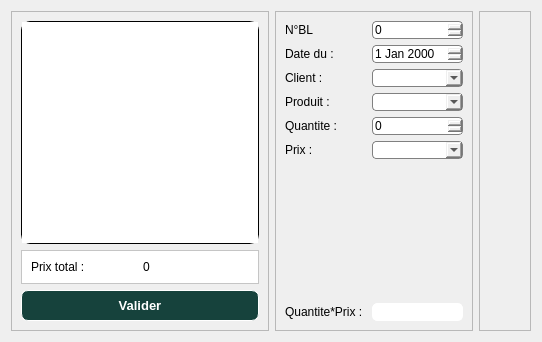
<?xml version="1.0" encoding="UTF-8"?>
<ui version="4.0">
 <class>BonDeLivraison</class>
 <widget class="QWidget" name="BonDeLivraison">
  <property name="geometry">
   <rect>
    <x>0</x>
    <y>0</y>
    <width>542</width>
    <height>342</height>
   </rect>
  </property>
  <property name="windowTitle">
   <string>Bon de livraison</string>
  </property>
  <property name="windowIcon">
   <iconset resource="ressource.qrc">
    <normaloff>:/db_test/Nouveau dossier/shopping-en-ligne.png</normaloff>:/db_test/Nouveau dossier/shopping-en-ligne.png</iconset>
  </property>
  <layout class="QHBoxLayout" name="horizontalLayout_2">
   <item>
    <widget class="QFrame" name="frame_2">
     <property name="frameShape">
      <enum>QFrame::Shape::StyledPanel</enum>
     </property>
     <property name="frameShadow">
      <enum>QFrame::Shadow::Raised</enum>
     </property>
     <layout class="QVBoxLayout" name="verticalLayout_2">
      <item>
       <widget class="QListWidget" name="listWidget">
        <property name="styleSheet">
         <string notr="true">border: 1px solid black;
border-radius: 9px</string>
        </property>
       </widget>
      </item>
      <item>
       <widget class="QFrame" name="frame_4">
        <property name="styleSheet">
         <string notr="true">background-color: rgb(255, 255, 255);</string>
        </property>
        <property name="frameShape">
         <enum>QFrame::Shape::StyledPanel</enum>
        </property>
        <property name="frameShadow">
         <enum>QFrame::Shadow::Raised</enum>
        </property>
        <layout class="QHBoxLayout" name="horizontalLayout">
         <item>
          <widget class="QLabel" name="label_7">
           <property name="text">
            <string>Prix total : </string>
           </property>
          </widget>
         </item>
         <item>
          <widget class="QLabel" name="labelTotal">
           <property name="text">
            <string>0</string>
           </property>
          </widget>
         </item>
        </layout>
       </widget>
      </item>
      <item>
       <widget class="QPushButton" name="btnValider">
        <property name="font">
         <font>
          <pointsize>10</pointsize>
          <bold>true</bold>
         </font>
        </property>
        <property name="cursor">
         <cursorShape>PointingHandCursor</cursorShape>
        </property>
        <property name="styleSheet">
         <string notr="true">QPushButton{
	border: 1px solid white;
	border-radius: 7px;
	background-color: #16423C;
	color:white;
	padding: 7px;
}
QPushButton:hover{
	background-color: #6A9C89;
}</string>
        </property>
        <property name="text">
         <string>Valider</string>
        </property>
       </widget>
      </item>
     </layout>
    </widget>
   </item>
   <item>
    <widget class="QFrame" name="frame_3">
     <property name="frameShape">
      <enum>QFrame::Shape::StyledPanel</enum>
     </property>
     <property name="frameShadow">
      <enum>QFrame::Shadow::Raised</enum>
     </property>
     <layout class="QFormLayout" name="formLayout">
      <item row="0" column="1">
       <widget class="QSpinBox" name="spinBox">
        <property name="styleSheet">
         <string notr="true">border: 1px solid grey;
	border-radius: 4px;</string>
        </property>
       </widget>
      </item>
      <item row="1" column="0">
       <widget class="QLabel" name="label">
        <property name="text">
         <string>Date du :</string>
        </property>
       </widget>
      </item>
      <item row="1" column="1">
       <widget class="QDateEdit" name="dateDeLivraison">
        <property name="styleSheet">
         <string notr="true">border: 1px solid grey;
	border-radius: 4px;</string>
        </property>
       </widget>
      </item>
      <item row="2" column="0">
       <widget class="QLabel" name="label_2">
        <property name="text">
         <string>Client : </string>
        </property>
       </widget>
      </item>
      <item row="2" column="1">
       <widget class="QComboBox" name="comboClient">
        <property name="styleSheet">
         <string notr="true">border: 1px solid grey;
	border-radius: 4px;</string>
        </property>
        <property name="editable">
         <bool>true</bool>
        </property>
       </widget>
      </item>
      <item row="3" column="0">
       <widget class="QLabel" name="label_3">
        <property name="text">
         <string>Produit : </string>
        </property>
       </widget>
      </item>
      <item row="3" column="1">
       <widget class="QComboBox" name="comboProduit">
        <property name="styleSheet">
         <string notr="true">border: 1px solid grey;
	border-radius: 4px;</string>
        </property>
        <property name="editable">
         <bool>true</bool>
        </property>
       </widget>
      </item>
      <item row="4" column="0">
       <widget class="QLabel" name="label_4">
        <property name="text">
         <string>Quantite :</string>
        </property>
       </widget>
      </item>
      <item row="4" column="1">
       <widget class="QSpinBox" name="spinBoxQuantite">
        <property name="styleSheet">
         <string notr="true">border: 1px solid grey;
	border-radius: 4px;</string>
        </property>
        <property name="maximum">
         <number>999999999</number>
        </property>
       </widget>
      </item>
      <item row="5" column="0">
       <widget class="QLabel" name="label_5">
        <property name="text">
         <string>Prix : </string>
        </property>
       </widget>
      </item>
      <item row="5" column="1">
       <widget class="QComboBox" name="comboBoxPrix">
        <property name="styleSheet">
         <string notr="true">border: 1px solid grey;
	border-radius: 4px;</string>
        </property>
       </widget>
      </item>
      <item row="6" column="1">
       <spacer name="verticalSpacer">
        <property name="orientation">
         <enum>Qt::Orientation::Vertical</enum>
        </property>
        <property name="sizeHint" stdset="0">
         <size>
          <width>20</width>
          <height>40</height>
         </size>
        </property>
       </spacer>
      </item>
      <item row="7" column="0">
       <widget class="QLabel" name="label_6">
        <property name="text">
         <string>Quantite*Prix : </string>
        </property>
       </widget>
      </item>
      <item row="7" column="1">
       <widget class="QLineEdit" name="lineEditTotal">
        <property name="styleSheet">
         <string notr="true">QLineEdit{
	border: 1px solid white;
	border-radius: 5px;
}

QLineEdit:focus{
	border: 1px solid black;
}</string>
        </property>
        <property name="readOnly">
         <bool>true</bool>
        </property>
       </widget>
      </item>
      <item row="0" column="0">
       <widget class="QLabel" name="label_8">
        <property name="text">
         <string>N°BL</string>
        </property>
       </widget>
      </item>
     </layout>
    </widget>
   </item>
   <item>
    <widget class="QFrame" name="frame_5">
     <property name="frameShape">
      <enum>QFrame::Shape::StyledPanel</enum>
     </property>
     <property name="frameShadow">
      <enum>QFrame::Shadow::Raised</enum>
     </property>
     <layout class="QVBoxLayout" name="verticalLayout">
      <item>
       <spacer name="verticalSpacer_3">
        <property name="orientation">
         <enum>Qt::Orientation::Vertical</enum>
        </property>
        <property name="sizeType">
         <enum>QSizePolicy::Policy::Preferred</enum>
        </property>
        <property name="sizeHint" stdset="0">
         <size>
          <width>20</width>
          <height>40</height>
         </size>
        </property>
       </spacer>
      </item>
      <item>
       <widget class="QPushButton" name="btnAdd">
        <property name="cursor">
         <cursorShape>PointingHandCursor</cursorShape>
        </property>
        <property name="styleSheet">
         <string notr="true">QPushButton{
	border:none;
	image: url(:/Downloads/CartoBMW/img/panier.png);
}
QPushButton:hover{
	image:url(:/Downloads/CartoBMW/img/panier-dachat.png);
	
}</string>
        </property>
        <property name="text">
         <string/>
        </property>
       </widget>
      </item>
      <item>
       <widget class="QPushButton" name="btnDelete">
        <property name="cursor">
         <cursorShape>PointingHandCursor</cursorShape>
        </property>
        <property name="styleSheet">
         <string notr="true">QPushButton{
	image: url(:/Downloads/CartoBMW/img/supprimer.png);
	border:none;
}
QPushButton:hover{
	image: url(:/Downloads/CartoBMW/img/supprimer (1).png);
}</string>
        </property>
        <property name="text">
         <string/>
        </property>
       </widget>
      </item>
      <item>
       <widget class="QPushButton" name="btnVider">
        <property name="cursor">
         <cursorShape>PointingHandCursor</cursorShape>
        </property>
        <property name="styleSheet">
         <string notr="true">QPushButton{
	image: url(:/Downloads/CartoBMW/img/marque-de-croix.png);
	border:none;
}
QPushButton:hover{
	image: url(:/Downloads/CartoBMW/img/fermer.png);
}</string>
        </property>
        <property name="text">
         <string/>
        </property>
       </widget>
      </item>
      <item>
       <spacer name="verticalSpacer_2">
        <property name="orientation">
         <enum>Qt::Orientation::Vertical</enum>
        </property>
        <property name="sizeHint" stdset="0">
         <size>
          <width>20</width>
          <height>40</height>
         </size>
        </property>
       </spacer>
      </item>
     </layout>
    </widget>
   </item>
  </layout>
 </widget>
 <resources>
  <include location="ressource.qrc"/>
 </resources>
 <connections/>
</ui>
